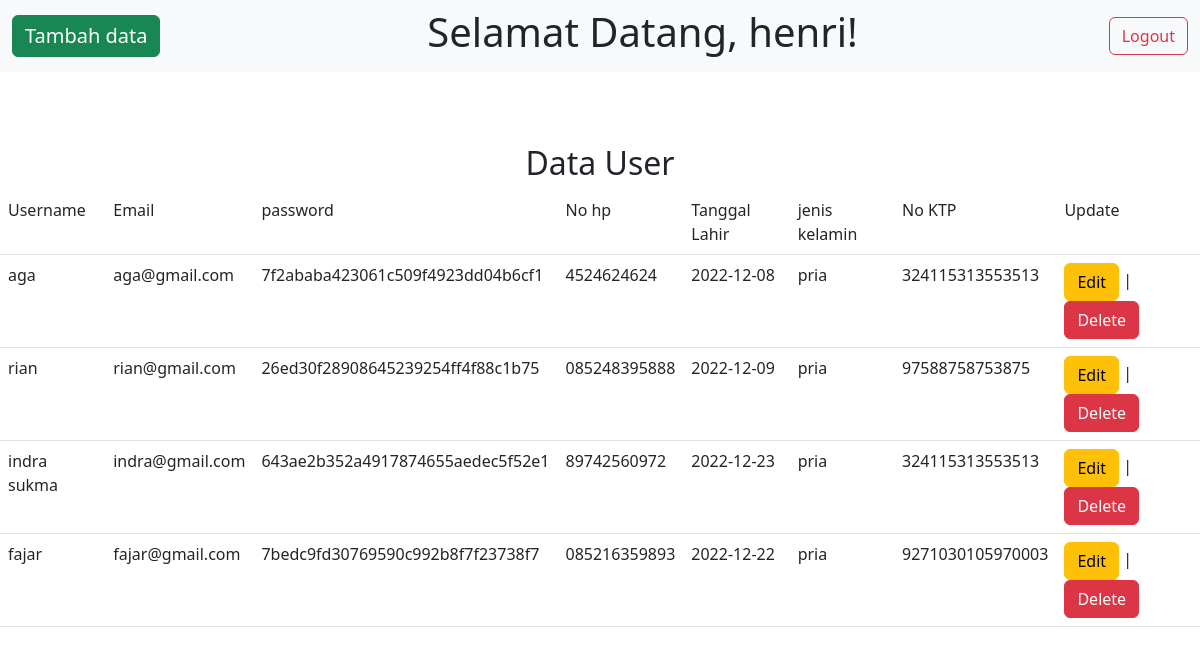
The page /admin/home.php (signed in) on the database its author committed.
### tables this page shows
CREATE TABLE `users` (
  `id` int(11) NOT NULL,
  `username` varchar(255) NOT NULL,
  `email` varchar(255) NOT NULL,
  `password` varchar(255) NOT NULL,
  `nohp` varchar(20) NOT NULL,
  `tgl` varchar(20) NOT NULL,
  `jk` varchar(20) NOT NULL,
  `ktp` varchar(50) NOT NULL,
  `gambar` varchar(100) NOT NULL
);

### admin/home.php (the view, shortened to what this page needs)
<?php
include_once("../config.php");
$result = mysqli_query($conn, "SELECT * FROM users ORDER BY id DESC");
?>
<!doctype html>
<html lang="en">
<head>
    <link href="https://cdn.jsdelivr.net/npm/bootstrap@5.3.0-alpha1/dist/css/bootstrap.min.css" rel="stylesheet">
</head>
<body>
    <nav class="navbar bg-light">
        <div class="container-fluid">
            <a href="add.php" class="navbar-brand btn btn-success text-white">Tambah data</a>
            <?php echo "<h1>Selamat Datang, " . $_SESSION['username'] . "!" . "</h1>"; ?>
            <form class="d-flex" role="search">
                <a href="../logout.php" class="btn btn-outline-danger" type="submit">Logout</a>
            </form>
        </div>
    </nav><br><br><br>
    <h2 class="text-center">Data User</h2>
    <table class="table table-hover" width='100%' border=0>
        <tr bgcolor='#CCCCCC'>
            <td>Username</td>
            <td>Email</td>
            <td>password</td>
            <td>No hp</td>
            <td>Tanggal Lahir</td>
            <td>jenis kelamin</td>
            <td>No KTP</td>
            <td>Update</td>
        </tr>
        <?php
        while ($res = mysqli_fetch_array($result)) {
            echo "<tr>";
            echo "<td>" . $res['username'] . "</td>";
            echo "<td>" . $res['email'] . "</td>";
            echo "<td>" . $res['password'] . "</td>";
            echo "<td>" . $res['nohp'] . "</td>";
            echo "<td>" . $res['tgl'] . "</td>";
            echo "<td>" . $res['jk'] . "</td>";
            echo "<td>" . $res['ktp'] . "</td>";
            echo "<td><a class='btn btn-warning' href=\"edit.php?id=$res[id]\">Edit</a> | <a class='btn btn-danger' href=\"delete.php?id=$res[id]\" onClick=\"return confirm('Kamu yakin untuk delete ini?')\">Delete</a></td>";
        }
        ?>
    </table>
</body>
</html>

### rows shown on the page
users: username "aga", email "aga@gmail.com", password "7f2ababa423061c509f4923dd04b6cf1", nohp "4524624624", tgl "2022-12-08", jk "pria", ktp "324115313553513"
users: username "rian", email "rian@gmail.com", password "26ed30f28908645239254ff4f88c1b75", nohp "085248395888", tgl "2022-12-09", jk "pria", ktp "97588758753875"
users: username "indra sukma", email "indra@gmail.com", password "643ae2b352a4917874655aedec5f52e1", nohp "89742560972", tgl "2022-12-23", jk "pria", ktp "324115313553513"
users: username "fajar", email "fajar@gmail.com", password "7bedc9fd30769590c992b8f7f23738f7", nohp "085216359893", tgl "2022-12-22", jk "pria", ktp "9271030105970003"

### other values the page prints
$_SESSION['username'] "henri"
